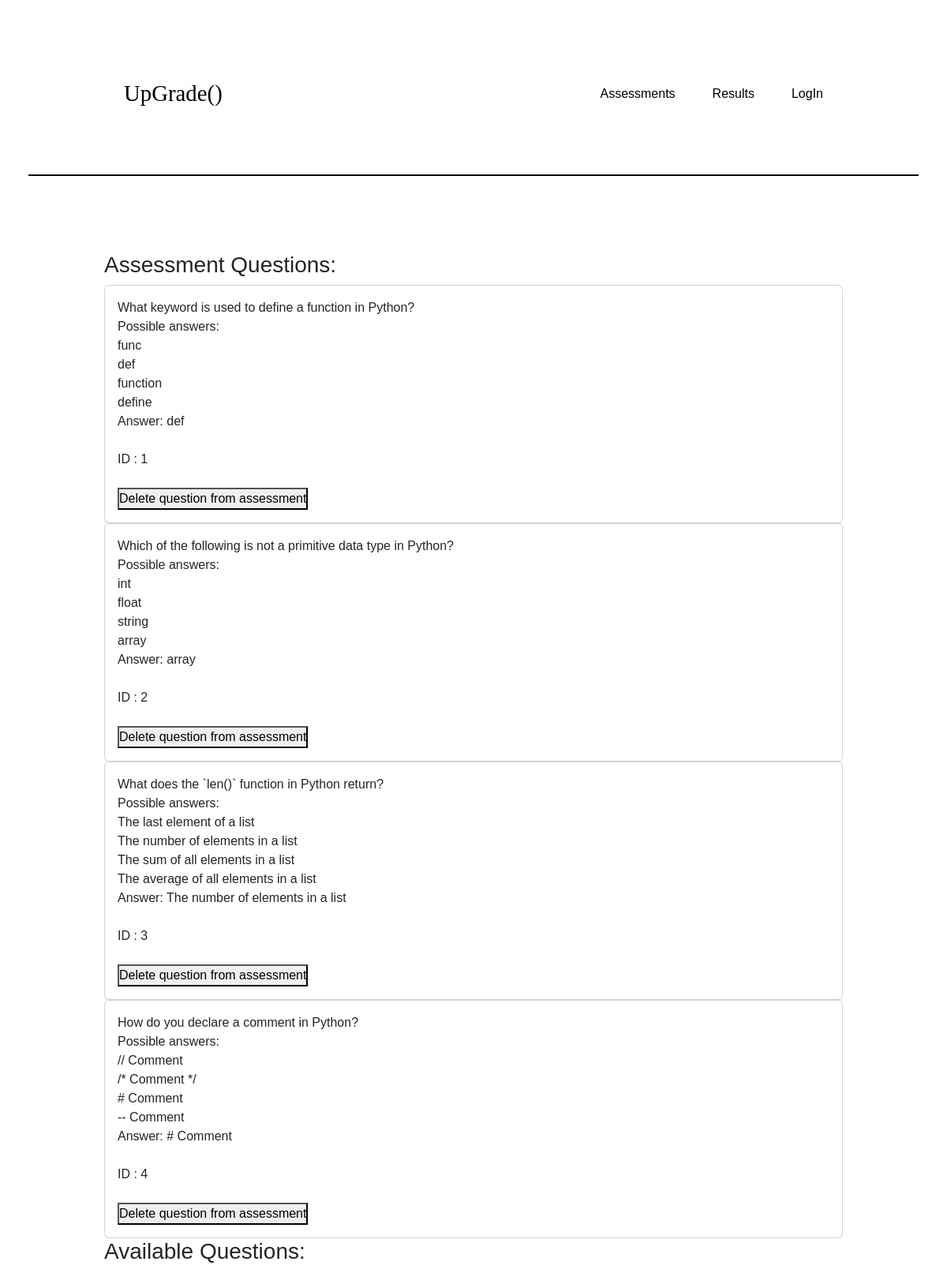
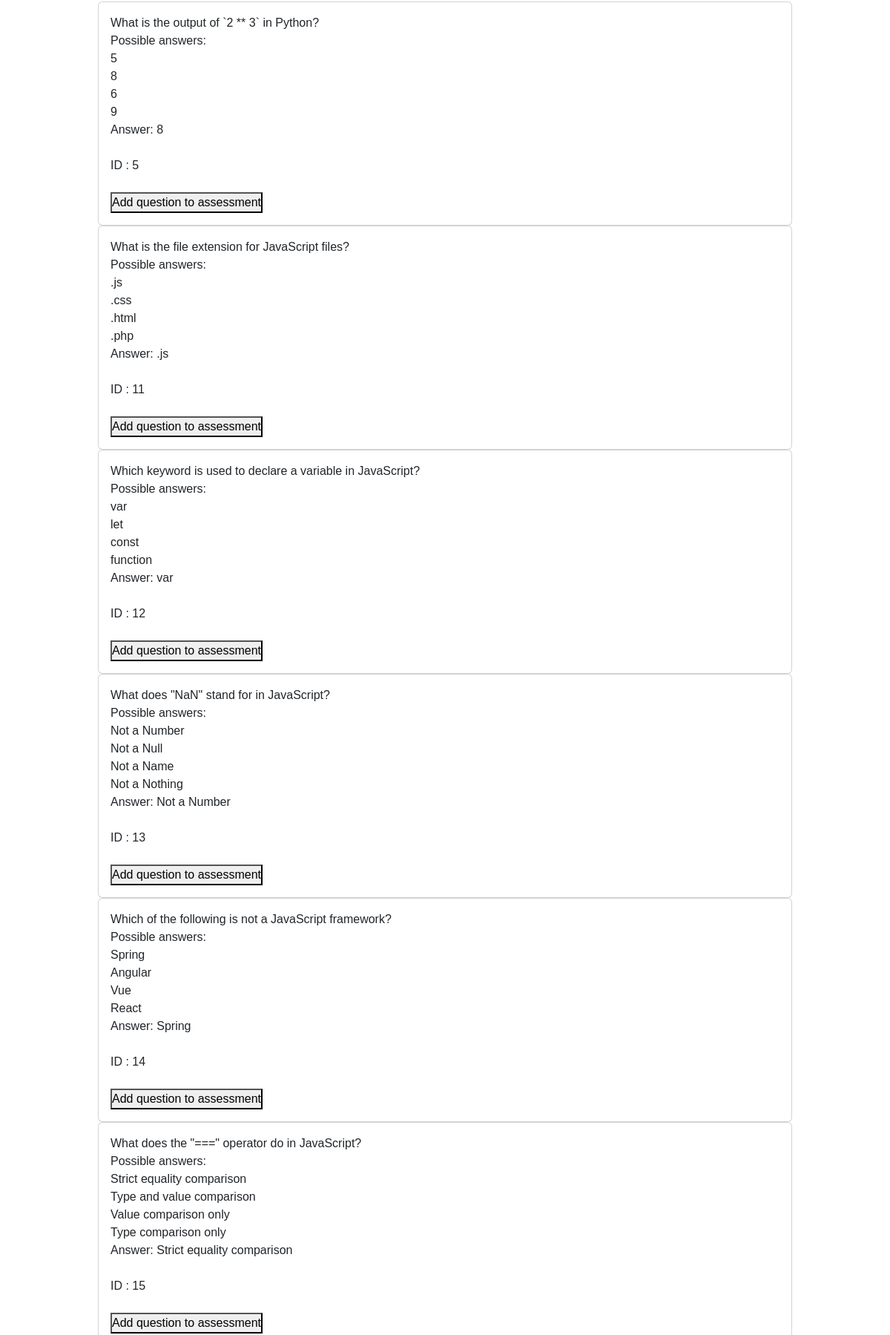
The app's page /summative_addassessmentquestions/6 (upper part) with its own data (2 pictures, top to bottom).
### tables this page shows
CREATE TABLE Summative_Assessment_Questions_ (
    Assessment_ID INTEGER,
    Question_ID INTEGER,
    PRIMARY KEY (Assessment_ID, Question_ID),
    FOREIGN KEY (Assessment_ID) REFERENCES Summative_Assessments_ (Assessment_ID) ON DELETE CASCADE,
    FOREIGN KEY (Question_ID) REFERENCES Multiple_Choice_Questions (Question_ID) ON DELETE CASCADE );

CREATE TABLE Multiple_Choice_Questions (
    Question_ID INTEGER PRIMARY KEY AUTOINCREMENT,
    Question TEXT NOT NULL,
    Correct_answer TEXT NOT NULL,
    Hint TEXT,
    Difficulty TEXT NOT NULL
);

CREATE TABLE Options (
    Option_ID INTEGER PRIMARY KEY AUTOINCREMENT,
    Question_ID INTEGER,
    Option TEXT NOT NULL,
    FOREIGN KEY (Question_ID) REFERENCES Multiple_Choice_Questions(Question_ID)
);

### app.py (the view)
@app.route("/summative_addassessmentquestions/<int:assessmentid>", methods=['GET', 'POST'])
def summative_addassessmentquestions(assessmentid):
    try:
        conn = sqlite3.connect(DATABASE)
        conn.row_factory = sqlite3.Row
        cur = conn.cursor()
        cur.execute(
            """SELECT Multiple_Choice_Questions.Question_ID, Options.Option, Summative_Assessment_Questions_.Assessment_ID, Multiple_Choice_Questions.Question, Multiple_Choice_Questions.Hint, Multiple_Choice_Questions.Correct_answer
            FROM Multiple_Choice_Questions
            JOIN
            Summative_Assessment_Questions_ ON Multiple_Choice_Questions.Question_ID = Summative_Assessment_Questions_.Question_id
            Join Options ON Multiple_Choice_Questions.Question_ID = Options.Question_ID
            AND Summative_Assessment_Questions_.Assessment_id = ?""", (assessmentid,))
        questionsall = cur.fetchall()
        questions = {}
        for question in questionsall:
            question_id = question['Question_ID']
            if question_id not in questions:
                            questions[question_id] = {
                                'Question_ID' : question['Question_ID'],
                                'Question' : question['Question'],
                                'Assessment_ID' : question['Assessment_id'],
                                'Hint' : question['Hint'],
                                'Options' : [],
                                'Correct_answer' : question['Correct_answer']
                            }
            questions[question_id]['Options'].append(question['Option'])
        questionsend = list(questions.values())
        cur.execute(  """SELECT Multiple_Choice_Questions.Question_ID, Options.Option,  Multiple_Choice_Questions.Question, Multiple_Choice_Questions.Hint, Multiple_Choice_Questions.Correct_answer
            FROM Multiple_Choice_Questions
            Join Options ON Multiple_Choice_Questions.Question_ID = Options.Question_ID
            """)
        questionsall2 = cur.fetchall()
        questions2 = {}
        for q in questionsall2:
                question_id = q['Question_ID']
                if question_id not in questions2:
                                questions2[question_id] = {
                                    'Question_ID' : q['Question_ID'],
                                    'Question' : q['Question'],
                                    'Hint' : q['Hint'],
                                    'Options' : [],
                                    'Correct_answer' : q['Correct_answer']
                                }
                questions2[question_id]['Options'].append(q['Option'])
        questionsend2 = list(questions2.values())
        print("questions2", questionsend2)
        print("questions1",questionsend)
        return render_template("summative_addassessmentquestions.html", questions=questionsend, question2=questionsend2, assessmentid=assessmentid)
    except sqlite3.Error as e:
        print(f"Error is {e}")
        return "uh oh"
    finally:
            conn.close()

### templates/summative_addassessmentquestions.html (shortened to what this page needs)
{% extends "index.html" %}
{% block content %}
<h3>Assessment Questions:</h3>
{% set questioncriterea2 = []%}
{% for q in questions %}
{% do questioncriterea2.append(q) %}
    <div class="card">
    <div class="card-body">
        {{ q['Question'] }}<br>
        Possible answers:
        <br>
             {% for option in q['Options'] %}
              {{ option}}   <br>
             {% endfor %}
        Answer: {{ q['Correct_answer']}}
        <br><br>
        ID : {{q['Question_ID']}}
<br><br>
<form action="{{ url_for('qd')}}" method="post">
  <button type="submit">Delete question from assessment</button>
</form>
      </div>
  </div>
{% endfor %}
<h3>Available Questions:</h3>
{% set assessmentquestions =  questions|map(attribute='Question_ID')|list  %}
{% set questioncriterea = []%}
{% for a in question2 %}
{% if a['Question_ID'] not in assessmentquestions %}
{% do questioncriterea.append(a) %}
    <div class="card">
    <div class="card-body">
        {{ a['Question'] }}<br>
        Possible answers:
        <br>
             {% for option in a['Options'] %}
              {{ option}}   <br>
             {% endfor %}
        Answer: {{ a['Correct_answer']}}
        <br><br>
        ID : {{a['Question_ID']}}
<br><br>
     <form action="{{ url_for('qa')}}" method="post">
          <button type="submit">Add question to assessment</button>
        </form>
              </div>
  </div>
  {% endif %}
{% endfor %}
{% endblock %}

### static/style_a.css (style rules this page uses)
* { font-family: Arial, Helvetica, sans-serif; box-sizing: border-box; margin: 0; padding: 0; list-style: none; }
body { line-height: 1.5; font-size: 1.15rem; }

### records on screen
Summative_Assessment_Questions_: Question "What keyword is used to define a function in Python?", Correct_answer "def", Question_ID "1"
Options: Option "func"
Options: Option "def"
Options: Option "function"
Options: Option "define"
Summative_Assessment_Questions_: Question "Which of the following is not a primitive data type in Python?", Correct_answer "array", Question_ID "2"
Options: Option "int"
Options: Option "float"
Options: Option "string"
Options: Option "array"
Summative_Assessment_Questions_: Question "What does the `len()` function in Python return?", Correct_answer "The number of elements in a list", Question_ID "3"
Options: Option "The last element of a list"
Options: Option "The number of elements in a list"
Options: Option "The sum of all elements in a list"
Options: Option "The average of all elements in a list"
Summative_Assessment_Questions_: Question "How do you declare a comment in Python?", Correct_answer "# Comment", Question_ID "4"
Options: Option "// Comment"
Options: Option "/* Comment */"
Options: Option "# Comment"
Options: Option "-- Comment"
Options: Question "What is the output of `2 ** 3` in Python?", option "5" "8" "6" "9", Correct_answer "8", Question_ID "5"
Options: Question "What is the file extension for JavaScript files?", Option ".js", Correct_answer ".js", Question_ID "11"
Options: Option ".css"
Options: Option ".html"
Options: Option ".php"
Options: Question "Which keyword is used to declare a variable in JavaScript?", Option "var", Correct_answer "var", Question_ID "12"
Options: Option "let"
Options: Option "const"
Options: Option "function"
Options: Question "What does \"NaN\" stand for in JavaScript?", Option "Not a Number", Correct_answer "Not a Number", Question_ID "13"
Options: Option "Not a Null"
Options: Option "Not a Name"
Options: Option "Not a Nothing"
Options: Question "Which of the following is not a JavaScript framework?", Option "Spring", Correct_answer "Spring", Question_ID "14"
Options: Option "Angular"
Options: Option "Vue"
Options: Option "React"
Options: Question "What does the \"===\" operator do in JavaScript?", Option "Strict equality comparison", Correct_answer "Strict equality comparison", Question_ID "15"
Options: Option "Type and value comparison"
Options: Option "Value comparison only"
Options: Option "Type comparison only"
